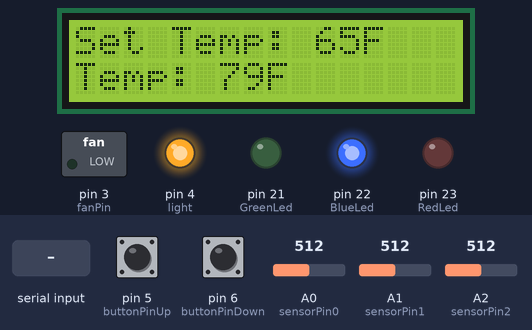
Recording of a sketch running on a simulated Arduino Mega 2560, built with avr-gcc and run on an emulated ATmega2560. Shown: 16×2 character LCD, switched loads named in the sketch (green lamp = pin HIGH), output pins drawn as LEDs (lit = HIGH). The inputs (shaded band) are chosen by the test bench; at power-on: A0 (sensorPin0) = 512, A1 (sensorPin1) = 512, A2 (sensorPin2) = 512, pin 5 (buttonPinUp) LOW, pin 6 (buttonPinDown) LOW.

Above: at 1.6 s.
1.7 s: "loop1\n" received over the second serial link
At 3.9 s:
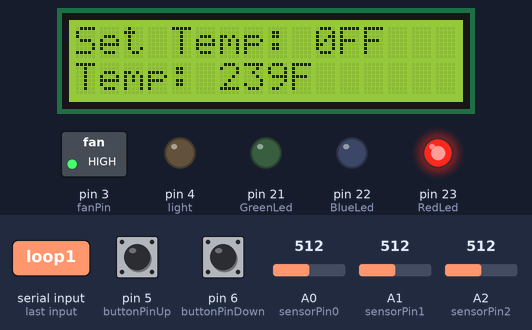
4.5 s: A0 (sensorPin0) set to 716
At 5.8 s:
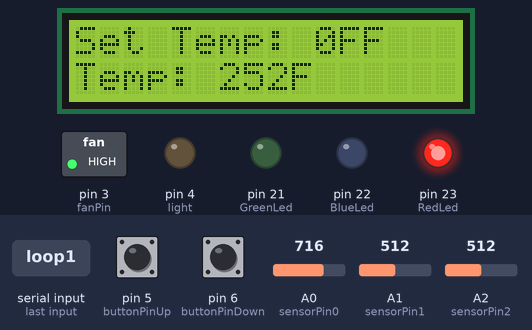
7.5 s: A1 (sensorPin1) set to 716
At 8.7 s:
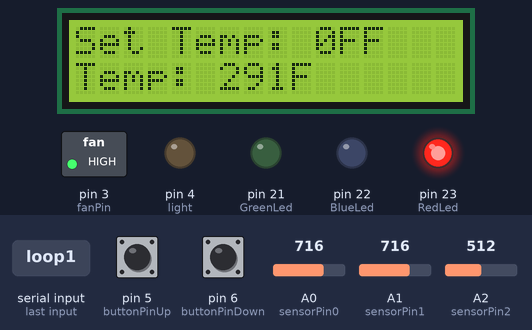
10.5 s: A2 (sensorPin2) set to 716
At 11.5 s:
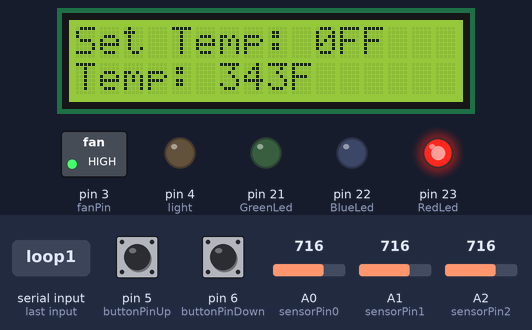
14.5 s: pin 5 (buttonPinUp) pulled HIGH for 1 s
At 16.4 s:
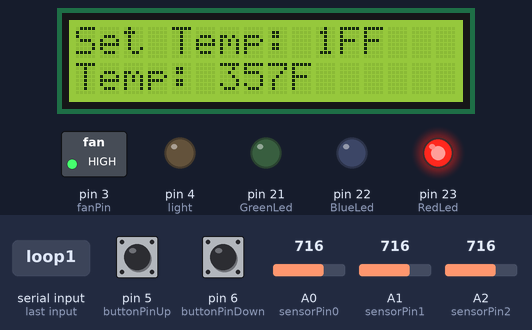
17.0 s: pin 6 (buttonPinDown) pulled HIGH for 3.2 s
At 21.2 s:
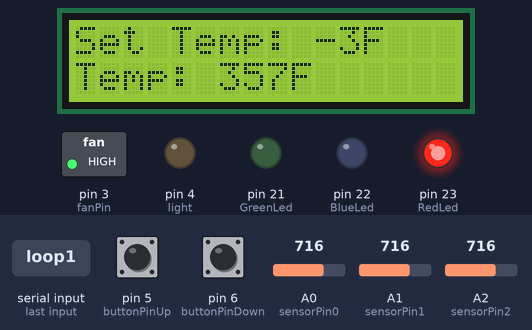
Timing chart, 0 to 22.7 s (numbered marks = the images above; inputs shaded):
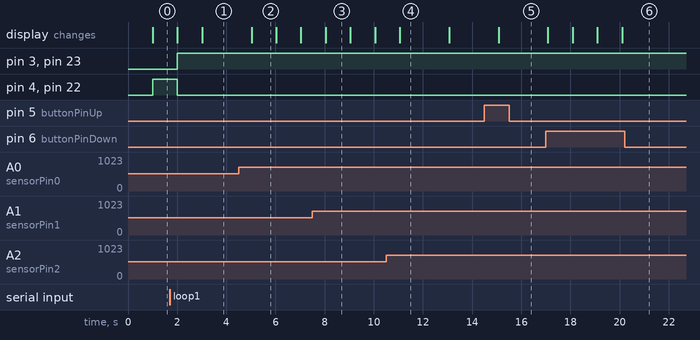

Measured:
- after the input at 1.7 s, the display: first differs from a run without the input after 1.3 s (image 1)
- after the input at 4.5 s, the display: changes after 0.53 s (image 2)
- after the input at 7.5 s, the display: changes after 0.54 s (image 3)
- after the input at 10.5 s, the display: changes after 0.56 s (image 4)
- after the input at 14.5 s, the display: changes after 0.57 s (image 5)
- after the input at 17.0 s, the display: first changes after 0.08 s (image 6 shows a later state)
- what the display in image 2 shows lasts 1.0 s, from 5.0 s to 6.0 s

The sketch:

mechatronicsfanspeed_.ino
```cpp
#include <LiquidCrystal.h>

volatile byte revolutions;

unsigned int rpm;
unsigned long timeold;

const int buttonPinUp = 5;
const int buttonPinDown = 6;

int fanPin = 3;
int fanVal = 1024;
int sensorPin2 = A2;
int sensorPin1 = A1;
int sensorPin0 = A0;
int light = 4;
int looper = 1;
int setTemp = 65;
int temperatureFavg;
int RedLed = 23;
int BlueLed = 22;
int GreenLed = 21;


int buttonStateUp = 0;
int buttonStateDown = 0;
int temp10; int temp20; int temp30;
int temp11; int temp21; int temp31;
int temp12; int temp22; int temp32;
int temperatureFavg0; int temperatureFavg1; int temperatureFavg2;

//initialize the time stores as volatile so that can be accessed by the ISR
volatile long timeStoreA;
volatile long timeStoreB;
volatile bool timeStoreSwitch;
LiquidCrystal lcd(12, 11, 10, 9, 8, 7);

void MQTT_connect();

void setup()
{
  Serial1.begin(115200);
  Serial.begin(9600);

  pinMode(buttonPinUp, INPUT);
  pinMode(buttonPinDown, INPUT);

  pinMode(RedLed, OUTPUT);
  pinMode(BlueLed, OUTPUT);
  pinMode(GreenLed, OUTPUT);

  attachInterrupt(18, rpm_fun, RISING);
  pinMode(light, OUTPUT);

  revolutions = 0;
  rpm = 0;
  timeold = 0;


  timeStoreA = 0;
  timeStoreB = 0;
  timeStoreSwitch = true;

  // set up the LCD's number of columns and rows:
  lcd.begin(16, 2);
}
void loop()
{
//Control Set Temp with Buttons
  buttonStateUp = digitalRead(buttonPinUp);
  buttonStateDown = digitalRead(buttonPinDown);

  if (buttonStateUp == HIGH) {
    //Serial.print("High Works!!");
    setTemp++;
  }
  if (buttonStateDown == HIGH) {
    //Serial.print("Low Works!!");
    setTemp --;
  }

//Calculate Fan Speed
  //Serial.println(looper);
  if (micros() - timeold > 1e6) {
    //     rpm = (60./7.)*1000000./(micros() - timeold)*revolutions;
    //     timeold = micros();
    //     revolutions = 0;
    //     Serial.println(rpm,DEC);

    //Calculate the time per tick
    long deltaT = timeStoreA - timeStoreB;

    //make all positive chance in time
    deltaT = abs(deltaT);

    //7 ticks per revolution
    long revs = deltaT * 7.;

    //calculate revs per microsecond
    long RPS = 1. / revs * 1000000.;

    //convert to RPM
    long RPM = RPS * 60.;
    if (RPM > 3500) {
      RPM = 0;
    }

    //Print out the RPM over Serial
    //Serial.print("RPM:"); Serial.print(RPM); Serial.println("    ");
    analogWrite(fanPin, fanVal);

//Control LED Lights based on current temp and set temp
    if (setTemp > temperatureFavg ) {
      digitalWrite(light, HIGH);   // turn the LED on (HIGH is the voltage level)
      analogWrite(fanPin, 0);
      RPM = 0;
      digitalWrite(BlueLed, HIGH);
      digitalWrite(RedLed, LOW);
      digitalWrite(GreenLed, LOW);
    }
    else if (setTemp < temperatureFavg) {
      digitalWrite(light, LOW);
      analogWrite(fanPin, fanVal);
      digitalWrite(BlueLed, LOW);
      digitalWrite(RedLed, HIGH);
      digitalWrite(GreenLed, LOW);
    }
    else if (setTemp == temperatureFavg) {
      digitalWrite(light, LOW);
      analogWrite(fanPin, 0);
      digitalWrite(BlueLed, LOW);
      digitalWrite(RedLed, LOW);
      digitalWrite(GreenLed, HIGH);
      delay(50);
    }

//Get Temperature Values From 3 Temperature Sensors
    int reading2 = analogRead(sensorPin2);
    int reading1 = analogRead(sensorPin1);
    int reading0 = analogRead(sensorPin0);
    // converting that reading to voltage, for 3.3v arduino use 3.3
    float voltage0 = reading0 * 3.3;
    float voltage1 = reading1 * 3.3;
    float voltage2 = reading2 * 3.3;
    voltage0 /= 1024.0;
    voltage1 /= 1024.0;
    voltage2 /= 1024.0;
    // print out the voltage
    // Serial.print("volts:"); Serial.print(voltage);
    // now print out the temperature
    float temperatureC0 = (voltage0 - 0.5) * 100 ; //converting from 10 mv per degree wit 500 mV offset
    float temperatureC1 = (voltage1 - 0.5) * 100 ; //converting from 10 mv per degree wit 500 mV offset
    float temperatureC2 = (voltage2 - 0.5) * 100 ; //converting from 10 mv per degree wit 500 mV offset
    //to degrees ((voltage - 500mV) times 100)
    //Serial.print(temperatureC0); Serial.println(" degrees C");
    //Serial.print(temperatureC1); Serial.println(" degrees C");
    //Serial.print(temperatureC2); Serial.println(" degrees C");
    // now convert to Fahrenheit
    float temperatureF0 = (temperatureC0 * 9.0 / 5.0) + 32.0;
    float temperatureF1 = (temperatureC1 * 9.0 / 5.0) + 32.0;
    float temperatureF2 = (temperatureC2 * 9.0 / 5.0) + 32.0;

// Find Average Temperature From 3 Last Readings
    if (looper == 0) {
      //Serial.print("loop1");
      temp10 = temperatureF0;
      temperatureFavg0 = (temp10 + temp20 + temp30) / 3;
      temp11 = temperatureF1;
      temperatureFavg1 = (temp11 + temp21 + temp31) / 3;
      temp12 = temperatureF1;
      temperatureFavg2 = (temp12 + temp22 + temp32) / 3;
      looper++;
    }
    else if (looper == 1) {
      //Serial.print(" loop2 ");
      temp20 = temperatureF0;
      temperatureFavg0 = (temp10 + temp20 + temp30) / 3;

      temp21 = temperatureF1;
      temperatureFavg1 = (temp11 + temp21 + temp31) / 3;

      temp22 = temperatureF2;
      temperatureFavg2 = (temp12 + temp22 + temp32) / 3;
      looper++;
    }
    else if (looper == 2) {
      //Serial.print("loop3");
      temp30 = temperatureF0;
      temperatureFavg0 = (temp10 + temp20 + temp30) / 3;

      temp31 = temperatureF1;
      temperatureFavg1 = (temp11 + temp21 + temp31) / 3;

      temp32 = temperatureF2;
      temperatureFavg2 = (temp12 + temp22 + temp32) / 3;
      looper = 0;
    }
    //Serial.println(temperatureFavg0);
    //Serial.println(temperatureFavg1);
    //Serial.println(temperatureFavg2);

    temperatureFavg = (temperatureFavg0 + temperatureFavg1 + temperatureFavg2) / 3;

    //Serial.print(temperatureFavg); Serial.println(" degrees F");
    //Serial.println();
//Print to LCD
    lcd.setCursor(0, 0);
    lcd.print("Set Temp: "); lcd.print(setTemp); lcd.print("F");
    lcd.setCursor(0, 1);
    lcd.print("Temp: "); lcd.print(temperatureFavg); lcd.print("F");

//Send Data over Serial
    Serial1.print(temperatureFavg); Serial1.print(','); Serial1.print(setTemp); Serial1.print(','); Serial1.print(RPM); Serial1.println();
   //erial.print(temperatureFavg); Serial.print(','); Serial.print(RPM); Serial.println();

   if (Serial1.available()>0){
    String tempWord = Serial1.readStringUntil('\n');
    setTemp = tempWord.toInt();
   }
  delay(1000);
  }
}


void rpm_fun()
{
  // revolutions++;
  //Each rotation, this interrupt function is run 7 times

  //read the current time
  long time = micros();

  //alternate which time store to use
  if (timeStoreSwitch) {
    timeStoreA = time;
    timeStoreSwitch = false;
  }

  else {
    timeStoreB = time;
    timeStoreSwitch = true;
  }
}
//-----------------------------------------------
```
